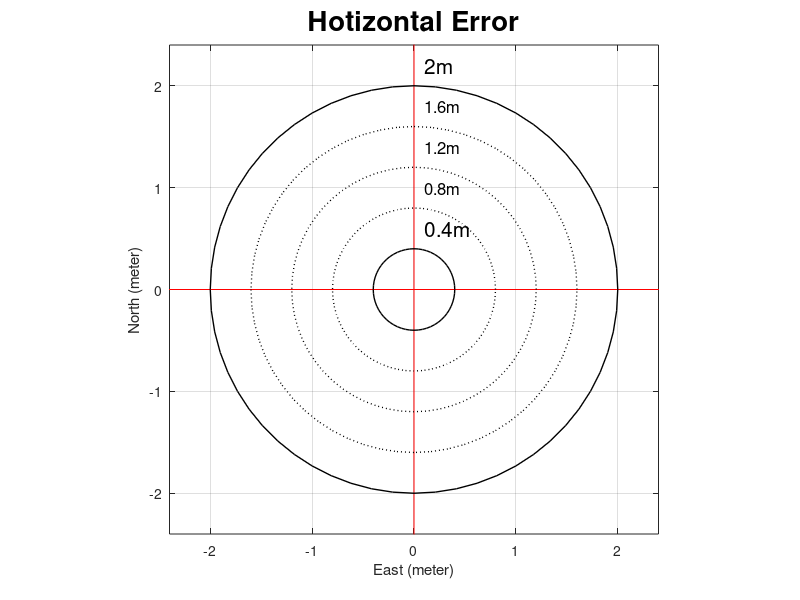
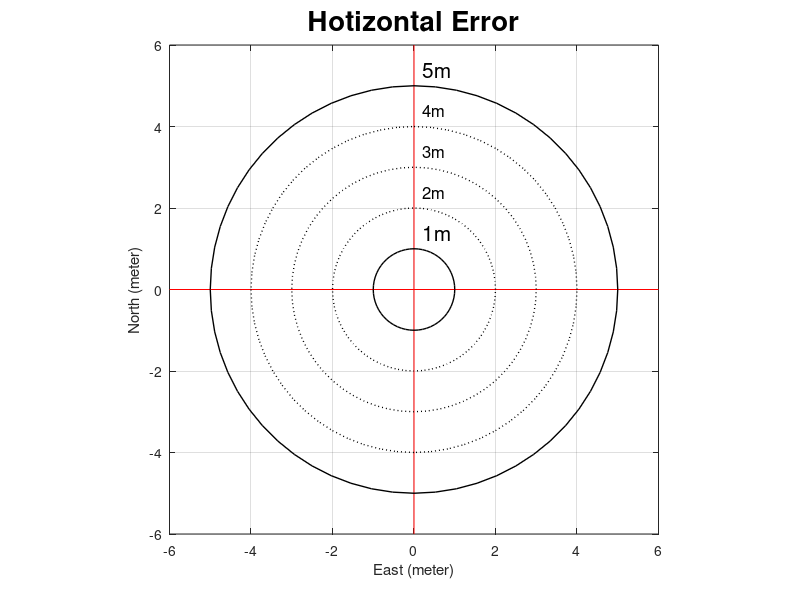
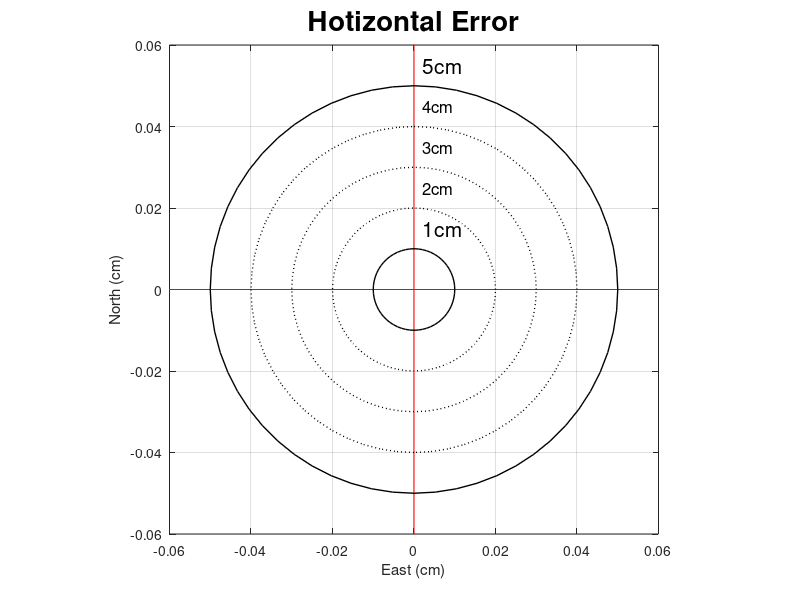

Here is the MATLAB script that generated these plots, in order:
%    Draw Circle
close all

circlea = 0:pi/30:2*pi;
cx = cos(circlea);
cy = sin(circlea);
for j = 1:3
    figure(j)
    plot([0,0],[6,0],'r')
    title('Hotizontal Error','Fontsize',20)
    hold on
    grid on
    plot([0,0],[-6,0],'r-')
    plot([-6,0],[0,0],'r-')
    plot([6,0],[0,0],'r-')
    switch j
        case 1
            axis([-2.4 2.4 -2.4 2.4])
            error1=[0.4 2];
            error2=[0.8 1.2 1.6];
        case 2
            axis([-6 6 -6 6])
            error1=[1 5];
            error2=[2 3 4];
        case 3
            axis([-0.06 0.06 -0.06 0.06])
            error1=[0.01 0.05];
            error2=[0.02 0.03 0.04];
    end
    
    for i= error1
        plot(cx*i, cy*i, '-', 'color', 'k', 'linewidth', 1);
        if error1(1,1) < 0.4
            text(0.002,i+0.005,strcat(num2str(i*100),'cm'),'Fontsize',15)
            xlabel('East (cm)')
            ylabel('North (cm)')
        elseif error1(1,1) < 1
            text(0.1,i+0.2,strcat(num2str(i),'m'),'Fontsize',15)
            xlabel('East (meter)')
            ylabel('North (meter)')
        else
            text(0.2,i+0.4,strcat(num2str(i),'m'),'Fontsize',15)
            xlabel('East (meter)')
            ylabel('North (meter)')
        end
        axis square
    end
    
    for i=error2
        plot(cx*i, cy*i, ':', 'color', 'k', 'linewidth', 1);
        if error1(1,1) < 0.4
            text(0.002,i+0.005,strcat(num2str(i*100),'cm'),'Fontsize',12)
            xlabel('East (cm)')
            ylabel('North (cm)')
        elseif error1(1,1) < 1
            text(0.1,i+0.2,strcat(num2str(i),'m'),'Fontsize',12)
            xlabel('East (meter)')
            ylabel('North (meter)')
        else
            text(0.2,i+0.4,strcat(num2str(i),'m'),'Fontsize',12)
            xlabel('East (meter)')
            ylabel('North (meter)')
        end
        axis square
    end
end
